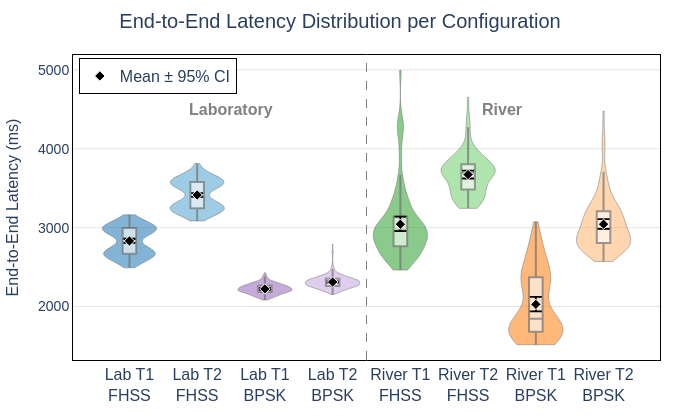

The notebook cell saved with this chart:
### Code cell
# ── 6.2 Latency Violin with CI + operational thresholds ──────────────────────

short_labels_violin = [
    "Lab T1<br>FHSS", "Lab T2<br>FHSS",
    "Lab T1<br>BPSK", "Lab T2<br>BPSK",
    "River T1<br>FHSS", "River T2<br>FHSS",
    "River T1<br>BPSK","River T2<br>BPSK",
]

fig = go.Figure()

# ── Violin + CI traces ───────────────────────────────────────────────────────
for i, label in enumerate(labels):
    m  = metrics[label]
    sl = short_labels_violin[i]

    # Violin body
    fig.add_trace(go.Violin(
        y=m["latency_vals"],
        x=[sl] * len(m["latency_vals"]),
        name=sl.replace("<br>", " "),
        fillcolor=COLORS[i],
        opacity=0.55,
        line_color="rgba(0,0,0,0.5)",
        line_width=1,
        box_visible=True,
        box=dict(
            fillcolor="rgba(255,255,255,0.6)",
            line=dict(color="rgba(0,0,0,0.7)", width=2),
        ),
        meanline_visible=False,
        points=False,
        showlegend=False,
        width=0.8,
        spanmode="hard",
    ))

    # Mean + 95% CI
    fig.add_trace(go.Scatter(
        x=[sl],
        y=[m["lat_mean"]],
        mode="markers",
        marker=dict(
            symbol="diamond",
            color="black",
            size=8,
            line=dict(color="white", width=1),
        ),
        error_y=dict(
            type="data",
            symmetric=False,
            array=[m["ci_high"] - m["lat_mean"]],
            arrayminus=[m["lat_mean"] - m["ci_low"]],
            color="black",
            thickness=1.8,
            width=6,
        ),
        name="Mean ± 95% CI" if i == 0 else None,
        showlegend=(i == 0),
    ))

# ── Group separator ──────────────────────────────────────────────────────────
fig.add_vline(
    x=3.5,
    line_dash="dash",
    line_color="gray",
    line_width=1,
)


# ── Dynamic group label height (clean scaling) ───────────────────────────────
all_lat_max = max(m["lat_max"] for m in metrics.values())
group_label_y  = all_lat_max * 0.9

# ── Group annotations ────────────────────────────────────────────────────────
fig.add_annotation(
    x=1.5, y=group_label_y,
    text="<b>Laboratory</b>",
    showarrow=False,
    font=dict(size=16, color="gray"),
)
fig.add_annotation(
    x=5.5, y=group_label_y,
    text="<b>River</b>",
    showarrow=False,
    font=dict(size=16, color="gray"),
)

# ── Layout (matched style with PDR plot) ─────────────────────────────────────
fig.update_layout(
    title=dict(
        text="End-to-End Latency Distribution per Configuration",
        font=dict(size=20),
        x=0.5,
        xanchor="center",
    ),
    width=680,
    height=420,
    plot_bgcolor="white",
    paper_bgcolor="white",
    font=dict(family="Arial, sans-serif", size=16),
    margin=dict(l=55, r=20, t=55, b=60),
    violingap=0.25,
    violingroupgap=0.1,
    legend=dict(
        x=0.01, y=0.99,
        bgcolor="rgba(255,255,255,0.9)",
        bordercolor="black",
        borderwidth=1,
    ),
)

# ── Axes styling (aligned with PDR style) ─────────────────────────────────────
fig.update_xaxes(
    showgrid=False,
    linecolor="black",
    mirror=True,
    tickfont=dict(size=16),
)

fig.update_yaxes(
    title_text="End-to-End Latency (ms)",
    title_font=dict(size=16),
    gridcolor="#e5e5e5",
    linecolor="black",
    mirror=True,
    dtick=1000,
    tickfont=dict(size=14),
)

save_fig(fig, "latency_violin")
fig.show()

### Figure 1 — Plotly figure (JSON) as saved in the notebook; plotly's stock layout.template omitted (floating-point values rounded to 4 significant figures; data arrays with more than 128 entries replaced by an {"elided": "..."} marker saying what was removed)
{"data": [{"box": {"fillcolor": "rgba(255,255,255,0.6)", "line": {"color": "rgba(0,0,0,0.7)", "width": 2}, "visible": true}, "fillcolor": "#1f77b4", "line": {"color": "rgba(0,0,0,0.5)", "width": 1}, "meanline": {"visible": false}, "name": "Lab T1 FHSS", "opacity": 0.55, "points": false, "showlegend": false, "spanmode": "hard", "type": "violin", "width": 0.8, "x": {"elided": "195 str values"}, "y": {"elided": "195 float values"}}, {"error_y": {"array": [25.02], "arrayminus": [24.15], "color": "black", "symmetric": false, "thickness": 1.8, "type": "data", "width": 6}, "marker": {"color": "black", "line": {"color": "white", "width": 1}, "size": 8, "symbol": "diamond"}, "mode": "markers", "name": "Mean ± 95% CI", "showlegend": true, "type": "scatter", "x": ["Lab T1<br>FHSS"], "y": [2831.0]}, {"box": {"fillcolor": "rgba(255,255,255,0.6)", "line": {"color": "rgba(0,0,0,0.7)", "width": 2}, "visible": true}, "fillcolor": "#4fa3d1", "line": {"color": "rgba(0,0,0,0.5)", "width": 1}, "meanline": {"visible": false}, "name": "Lab T2 FHSS", "opacity": 0.55, "points": false, "showlegend": false, "spanmode": "hard", "type": "violin", "width": 0.8, "x": {"elided": "222 str values"}, "y": {"elided": "222 float values"}}, {"error_y": {"array": [23.63], "arrayminus": [23.98], "color": "black", "symmetric": false, "thickness": 1.8, "type": "data", "width": 6}, "marker": {"color": "black", "line": {"color": "white", "width": 1}, "size": 8, "symbol": "diamond"}, "mode": "markers", "showlegend": false, "type": "scatter", "x": ["Lab T2<br>FHSS"], "y": [3414.0]}, {"box": {"fillcolor": "rgba(255,255,255,0.6)", "line": {"color": "rgba(0,0,0,0.7)", "width": 2}, "visible": true}, "fillcolor": "#9467bd", "line": {"color": "rgba(0,0,0,0.5)", "width": 1}, "meanline": {"visible": false}, "name": "Lab T1 BPSK", "opacity": 0.55, "points": false, "showlegend": false, "spanmode": "hard", "type": "violin", "width": 0.8, "x": {"elided": "135 str values"}, "y": {"elided": "135 float values"}}, {"error_y": {"array": [10.71], "arrayminus": [10.71], "color": "black", "symmetric": false, "thickness": 1.8, "type": "data", "width": 6}, "marker": {"color": "black", "line": {"color": "white", "width": 1}, "size": 8, "symbol": "diamond"}, "mode": "markers", "showlegend": false, "type": "scatter", "x": ["Lab T1<br>BPSK"], "y": [2224.0]}, {"box": {"fillcolor": "rgba(255,255,255,0.6)", "line": {"color": "rgba(0,0,0,0.7)", "width": 2}, "visible": true}, "fillcolor": "#c5a5e0", "line": {"color": "rgba(0,0,0,0.5)", "width": 1}, "meanline": {"visible": false}, "name": "Lab T2 BPSK", "opacity": 0.55, "points": false, "showlegend": false, "spanmode": "hard", "type": "violin", "width": 0.8, "x": {"elided": "369 str values"}, "y": {"elided": "369 float values"}}, {"error_y": {"array": [8.629], "arrayminus": [8.249], "color": "black", "symmetric": false, "thickness": 1.8, "type": "data", "width": 6}, "marker": {"color": "black", "line": {"color": "white", "width": 1}, "size": 8, "symbol": "diamond"}, "mode": "markers", "showlegend": false, "type": "scatter", "x": ["Lab T2<br>BPSK"], "y": [2311.0]}, {"box": {"fillcolor": "rgba(255,255,255,0.6)", "line": {"color": "rgba(0,0,0,0.7)", "width": 2}, "visible": true}, "fillcolor": "#2ca02c", "line": {"color": "rgba(0,0,0,0.5)", "width": 1}, "meanline": {"visible": false}, "name": "River T1 FHSS", "opacity": 0.55, "points": false, "showlegend": false, "spanmode": "hard", "type": "violin", "width": 0.8, "x": ["River T1<br>FHSS", "River T1<br>FHSS", "River T1<br>FHSS", "River T1<br>FHSS", "River T1<br>FHSS", "River T1<br>FHSS", "River T1<br>FHSS", "River T1<br>FHSS", "River T1<br>FHSS", "River T1<br>FHSS", "River T1<br>FHSS", "River T1<br>FHSS", "River T1<br>FHSS", "River T1<br>FHSS", "River T1<br>FHSS", "River T1<br>FHSS", "River T1<br>FHSS", "River T1<br>FHSS", "River T1<br>FHSS", "River T1<br>FHSS", "River T1<br>FHSS", "River T1<br>FHSS", "River T1<br>FHSS", "River T1<br>FHSS", "River T1<br>FHSS", "River T1<br>FHSS", "River T1<br>FHSS", "River T1<br>FHSS", "River T1<br>FHSS", "River T1<br>FHSS", "River T1<br>FHSS", "River T1<br>FHSS", "River T1<br>FHSS", "River T1<br>FHSS", "River T1<br>FHSS", "River T1<br>FHSS", "River T1<br>FHSS", "River T1<br>FHSS", "River T1<br>FHSS", "River T1<br>FHSS", "River T1<br>FHSS", "River T1<br>FHSS", "River T1<br>FHSS", "River T1<br>FHSS", "River T1<br>FHSS", "River T1<br>FHSS", "River T1<br>FHSS", "River T1<br>FHSS", "River T1<br>FHSS", "River T1<br>FHSS", "River T1<br>FHSS", "River T1<br>FHSS", "River T1<br>FHSS", "River T1<br>FHSS", "River T1<br>FHSS", "River T1<br>FHSS", "River T1<br>FHSS", "River T1<br>FHSS", "River T1<br>FHSS", "River T1<br>FHSS", "River T1<br>FHSS", "River T1<br>FHSS", "River T1<br>FHSS", "River T1<br>FHSS", "River T1<br>FHSS", "River T1<br>FHSS", "River T1<br>FHSS", "River T1<br>FHSS", "River T1<br>FHSS", "River T1<br>FHSS", "River T1<br>FHSS", "River T1<br>FHSS", "River T1<br>FHSS", "River T1<br>FHSS", "River T1<br>FHSS", "River T1<br>FHSS", "River T1<br>FHSS", "River T1<br>FHSS", "River T1<br>FHSS", "River T1<br>FHSS", "River T1<br>FHSS", "River T1<br>FHSS", "River T1<br>FHSS", "River T1<br>FHSS", "River T1<br>FHSS", "River T1<br>FHSS", "River T1<br>FHSS", "River T1<br>FHSS", "River T1<br>FHSS", "River T1<br>FHSS", "River T1<br>FHSS", "River T1<br>FHSS"], "y": [2819.0, 3001.0, 3063.0, 2843.0, 2877.0, 2560.0, 4292.0, 2672.0, 3003.0, 2743.0, 3426.0, 2657.0, 2987.0, 2762.0, 2718.0, 3096.0, 2824.0, 3153.0, 2633.0, 2863.0, 2543.0, 2975.0, 3606.0, 2986.0, 2614.0, 2946.0, 2824.0, 2738.0, 3670.0, 4282.0, 2810.0, 2991.0, 2823.0, 4254.0, 2731.0, 3060.0, 3088.0, 3465.0, 2821.0, 2900.0, 2926.0, 2655.0, 3233.0, 2662.0, 4390.0, 2966.0, 2995.0, 2621.0, 3400.0, 3328.0, 3055.0, 2533.0, 2961.0, 2589.0, 2967.0, 2822.0, 2799.0, 3127.0, 3255.0, 2934.0, 2462.0, 2840.0, 2769.0, 2897.0, 3075.0, 3004.0, 3217.0, 2545.0, 2975.0, 2651.0, 2809.0, 3087.0, 2815.0, 3041.0, 2620.0, 3249.0, 2526.0, 2855.0, 3382.0, 3261.0, 3289.0, 3516.0, 3094.0, 3923.0, 2651.0, 4129.0, 3288.0, 2664.0, 4994.0, 3020.0, 2898.0, 3126.0]}, {"error_y": {"array": [94.95], "arrayminus": [88.0], "color": "black", "symmetric": false, "thickness": 1.8, "type": "data", "width": 6}, "marker": {"color": "black", "line": {"color": "white", "width": 1}, "size": 8, "symbol": "diamond"}, "mode": "markers", "showlegend": false, "type": "scatter", "x": ["River T1<br>FHSS"], "y": [3044.0]}, {"box": {"fillcolor": "rgba(255,255,255,0.6)", "line": {"color": "rgba(0,0,0,0.7)", "width": 2}, "visible": true}, "fillcolor": "#6fcf6f", "line": {"color": "rgba(0,0,0,0.5)", "width": 1}, "meanline": {"visible": false}, "name": "River T2 FHSS", "opacity": 0.55, "points": false, "showlegend": false, "spanmode": "hard", "type": "violin", "width": 0.8, "x": ["River T2<br>FHSS", "River T2<br>FHSS", "River T2<br>FHSS", "River T2<br>FHSS", "River T2<br>FHSS", "River T2<br>FHSS", "River T2<br>FHSS", "River T2<br>FHSS", "River T2<br>FHSS", "River T2<br>FHSS", "River T2<br>FHSS", "River T2<br>FHSS", "River T2<br>FHSS", "River T2<br>FHSS", "River T2<br>FHSS", "River T2<br>FHSS", "River T2<br>FHSS", "River T2<br>FHSS", "River T2<br>FHSS", "River T2<br>FHSS", "River T2<br>FHSS", "River T2<br>FHSS", "River T2<br>FHSS", "River T2<br>FHSS", "River T2<br>FHSS", "River T2<br>FHSS", "River T2<br>FHSS", "River T2<br>FHSS", "River T2<br>FHSS", "River T2<br>FHSS", "River T2<br>FHSS", "River T2<br>FHSS", "River T2<br>FHSS", "River T2<br>FHSS", "River T2<br>FHSS", "River T2<br>FHSS", "River T2<br>FHSS", "River T2<br>FHSS", "River T2<br>FHSS", "River T2<br>FHSS", "River T2<br>FHSS", "River T2<br>FHSS", "River T2<br>FHSS", "River T2<br>FHSS", "River T2<br>FHSS", "River T2<br>FHSS", "River T2<br>FHSS", "River T2<br>FHSS", "River T2<br>FHSS", "River T2<br>FHSS", "River T2<br>FHSS", "River T2<br>FHSS", "River T2<br>FHSS", "River T2<br>FHSS", "River T2<br>FHSS", "River T2<br>FHSS", "River T2<br>FHSS", "River T2<br>FHSS", "River T2<br>FHSS", "River T2<br>FHSS", "River T2<br>FHSS", "River T2<br>FHSS", "River T2<br>FHSS", "River T2<br>FHSS", "River T2<br>FHSS", "River T2<br>FHSS", "River T2<br>FHSS", "River T2<br>FHSS", "River T2<br>FHSS", "River T2<br>FHSS", "River T2<br>FHSS", "River T2<br>FHSS", "River T2<br>FHSS", "River T2<br>FHSS", "River T2<br>FHSS", "River T2<br>FHSS", "River T2<br>FHSS", "River T2<br>FHSS", "River T2<br>FHSS", "River T2<br>FHSS", "River T2<br>FHSS", "River T2<br>FHSS", "River T2<br>FHSS", "River T2<br>FHSS", "River T2<br>FHSS", "River T2<br>FHSS", "River T2<br>FHSS", "River T2<br>FHSS", "River T2<br>FHSS", "River T2<br>FHSS", "River T2<br>FHSS", "River T2<br>FHSS", "River T2<br>FHSS", "River T2<br>FHSS", "River T2<br>FHSS", "River T2<br>FHSS", "River T2<br>FHSS", "River T2<br>FHSS", "River T2<br>FHSS", "River T2<br>FHSS", "River T2<br>FHSS", "River T2<br>FHSS", "River T2<br>FHSS", "River T2<br>FHSS", "River T2<br>FHSS", "River T2<br>FHSS", "River T2<br>FHSS", "River T2<br>FHSS", "River T2<br>FHSS", "River T2<br>FHSS"], "y": [3926.0, 3507.0, 3838.0, 3519.0, 3749.0, 3781.0, 3493.0, 3674.0, 3405.0, 3635.0, 3415.0, 3948.0, 3328.0, 3659.0, 3388.0, 3771.0, 3502.0, 3885.0, 3814.0, 3947.0, 3428.0, 3959.0, 3739.0, 4273.0, 3302.0, 3882.0, 3613.0, 3694.0, 3524.0, 3957.0, 3737.0, 3670.0, 3651.0, 3781.0, 3513.0, 3694.0, 3324.0, 3708.0, 3438.0, 4348.0, 4166.0, 3424.0, 3704.0, 3634.0, 3917.0, 3347.0, 3879.0, 3791.0, 3270.0, 3703.0, 3333.0, 3715.0, 3645.0, 3825.0, 3856.0, 3789.0, 3367.0, 3701.0, 3482.0, 4414.0, 3244.0, 3727.0, 3357.0, 3738.0, 3470.0, 3801.0, 3682.0, 3294.0, 3726.0, 3557.0, 3737.0, 3268.0, 3883.0, 3714.0, 3694.0, 4027.0, 3507.0, 3940.0, 3519.0, 3751.0, 3484.0, 3564.0, 3696.0, 3677.0, 3617.0, 3804.0, 3441.0, 4021.0, 3458.0, 3692.0, 3369.0, 3900.0, 3279.0, 3613.0, 3627.0, 3560.0, 3745.0, 3477.0, 3757.0, 3287.0, 3816.0, 3795.0, 3723.0, 3261.0, 4651.0, 3389.0, 4168.0, 3897.0, 3828.0, 3306.0]}, {"error_y": {"array": [49.61], "arrayminus": [49.26], "color": "black", "symmetric": false, "thickness": 1.8, "type": "data", "width": 6}, "marker": {"color": "black", "line": {"color": "white", "width": 1}, "size": 8, "symbol": "diamond"}, "mode": "markers", "showlegend": false, "type": "scatter", "x": ["River T2<br>FHSS"], "y": [3672.0]}, {"box": {"fillcolor": "rgba(255,255,255,0.6)", "line": {"color": "rgba(0,0,0,0.7)", "width": 2}, "visible": true}, "fillcolor": "#ff7f0e", "line": {"color": "rgba(0,0,0,0.5)", "width": 1}, "meanline": {"visible": false}, "name": "River T1 BPSK", "opacity": 0.55, "points": false, "showlegend": false, "spanmode": "hard", "type": "violin", "width": 0.8, "x": ["River T1<br>BPSK", "River T1<br>BPSK", "River T1<br>BPSK", "River T1<br>BPSK", "River T1<br>BPSK", "River T1<br>BPSK", "River T1<br>BPSK", "River T1<br>BPSK", "River T1<br>BPSK", "River T1<br>BPSK", "River T1<br>BPSK", "River T1<br>BPSK", "River T1<br>BPSK", "River T1<br>BPSK", "River T1<br>BPSK", "River T1<br>BPSK", "River T1<br>BPSK", "River T1<br>BPSK", "River T1<br>BPSK", "River T1<br>BPSK", "River T1<br>BPSK", "River T1<br>BPSK", "River T1<br>BPSK", "River T1<br>BPSK", "River T1<br>BPSK", "River T1<br>BPSK", "River T1<br>BPSK", "River T1<br>BPSK", "River T1<br>BPSK", "River T1<br>BPSK", "River T1<br>BPSK", "River T1<br>BPSK", "River T1<br>BPSK", "River T1<br>BPSK", "River T1<br>BPSK", "River T1<br>BPSK", "River T1<br>BPSK", "River T1<br>BPSK", "River T1<br>BPSK", "River T1<br>BPSK", "River T1<br>BPSK", "River T1<br>BPSK", "River T1<br>BPSK", "River T1<br>BPSK", "River T1<br>BPSK", "River T1<br>BPSK", "River T1<br>BPSK", "River T1<br>BPSK", "River T1<br>BPSK", "River T1<br>BPSK", "River T1<br>BPSK", "River T1<br>BPSK", "River T1<br>BPSK", "River T1<br>BPSK", "River T1<br>BPSK", "River T1<br>BPSK", "River T1<br>BPSK", "River T1<br>BPSK", "River T1<br>BPSK", "River T1<br>BPSK", "River T1<br>BPSK", "River T1<br>BPSK", "River T1<br>BPSK", "River T1<br>BPSK", "River T1<br>BPSK", "River T1<br>BPSK", "River T1<br>BPSK", "River T1<br>BPSK", "River T1<br>BPSK", "River T1<br>BPSK", "River T1<br>BPSK", "River T1<br>BPSK", "River T1<br>BPSK", "River T1<br>BPSK", "River T1<br>BPSK", "River T1<br>BPSK", "River T1<br>BPSK", "River T1<br>BPSK"], "y": [1687.0, 1665.0, 1793.0, 1821.0, 1600.0, 1731.0, 2071.0, 1576.0, 1804.0, 1682.0, 1712.0, 1601.0, 1841.0, 1629.0, 1867.0, 1583.0, 1662.0, 1591.0, 1516.0, 1693.0, 2024.0, 1852.0, 1531.0, 1660.0, 1691.0, 1771.0, 1603.0, 1582.0, 1718.0, 1706.0, 1734.0, 1773.0, 1551.0, 2384.0, 1674.0, 1815.0, 1600.0, 1532.0, 1559.0, 2838.0, 1666.0, 1895.0, 1772.0, 1801.0, 1729.0, 1709.0, 2037.0, 2769.0, 1850.0, 1889.0, 2444.0, 3073.0, 2705.0, 2282.0, 2512.0, 2393.0, 2222.0, 2252.0, 2433.0, 2761.0, 2491.0, 2372.0, 2501.0, 2330.0, 2509.0, 2741.0, 2923.0, 2252.0, 2283.0, 2563.0, 2293.0, 2285.0, 2721.0, 2397.0, 2327.0, 2655.0, 2333.0, 2271.0]}, {"error_y": {"array": [95.51], "arrayminus": [89.86], "color": "black", "symmetric": false, "thickness": 1.8, "type": "data", "width": 6}, "marker": {"color": "black", "line": {"color": "white", "width": 1}, "size": 8, "symbol": "diamond"}, "mode": "markers", "showlegend": false, "type": "scatter", "x": ["River T1<br>BPSK"], "y": [2028.0]}, {"box": {"fillcolor": "rgba(255,255,255,0.6)", "line": {"color": "rgba(0,0,0,0.7)", "width": 2}, "visible": true}, "fillcolor": "#ffb570", "line": {"color": "rgba(0,0,0,0.5)", "width": 1}, "meanline": {"visible": false}, "name": "River T2 BPSK", "opacity": 0.55, "points": false, "showlegend": false, "spanmode": "hard", "type": "violin", "width": 0.8, "x": ["River T2<br>BPSK", "River T2<br>BPSK", "River T2<br>BPSK", "River T2<br>BPSK", "River T2<br>BPSK", "River T2<br>BPSK", "River T2<br>BPSK", "River T2<br>BPSK", "River T2<br>BPSK", "River T2<br>BPSK", "River T2<br>BPSK", "River T2<br>BPSK", "River T2<br>BPSK", "River T2<br>BPSK", "River T2<br>BPSK", "River T2<br>BPSK", "River T2<br>BPSK", "River T2<br>BPSK", "River T2<br>BPSK", "River T2<br>BPSK", "River T2<br>BPSK", "River T2<br>BPSK", "River T2<br>BPSK", "River T2<br>BPSK", "River T2<br>BPSK", "River T2<br>BPSK", "River T2<br>BPSK", "River T2<br>BPSK", "River T2<br>BPSK", "River T2<br>BPSK", "River T2<br>BPSK", "River T2<br>BPSK", "River T2<br>BPSK", "River T2<br>BPSK", "River T2<br>BPSK", "River T2<br>BPSK", "River T2<br>BPSK", "River T2<br>BPSK", "River T2<br>BPSK", "River T2<br>BPSK", "River T2<br>BPSK", "River T2<br>BPSK", "River T2<br>BPSK", "River T2<br>BPSK", "River T2<br>BPSK", "River T2<br>BPSK", "River T2<br>BPSK", "River T2<br>BPSK", "River T2<br>BPSK", "River T2<br>BPSK", "River T2<br>BPSK", "River T2<br>BPSK", "River T2<br>BPSK", "River T2<br>BPSK", "River T2<br>BPSK", "River T2<br>BPSK", "River T2<br>BPSK", "River T2<br>BPSK", "River T2<br>BPSK", "River T2<br>BPSK", "River T2<br>BPSK", "River T2<br>BPSK", "River T2<br>BPSK", "River T2<br>BPSK", "River T2<br>BPSK", "River T2<br>BPSK", "River T2<br>BPSK", "River T2<br>BPSK", "River T2<br>BPSK", "River T2<br>BPSK", "River T2<br>BPSK", "River T2<br>BPSK", "River T2<br>BPSK", "River T2<br>BPSK", "River T2<br>BPSK", "River T2<br>BPSK", "River T2<br>BPSK", "River T2<br>BPSK", "River T2<br>BPSK", "River T2<br>BPSK", "River T2<br>BPSK", "River T2<br>BPSK", "River T2<br>BPSK", "River T2<br>BPSK", "River T2<br>BPSK", "River T2<br>BPSK", "River T2<br>BPSK", "River T2<br>BPSK", "River T2<br>BPSK", "River T2<br>BPSK", "River T2<br>BPSK", "River T2<br>BPSK", "River T2<br>BPSK", "River T2<br>BPSK", "River T2<br>BPSK", "River T2<br>BPSK", "River T2<br>BPSK", "River T2<br>BPSK", "River T2<br>BPSK", "River T2<br>BPSK", "River T2<br>BPSK", "River T2<br>BPSK", "River T2<br>BPSK", "River T2<br>BPSK", "River T2<br>BPSK", "River T2<br>BPSK", "River T2<br>BPSK", "River T2<br>BPSK", "River T2<br>BPSK", "River T2<br>BPSK", "River T2<br>BPSK"], "y": [3335.0, 2916.0, 2947.0, 3077.0, 2858.0, 3090.0, 2672.0, 2807.0, 2689.0, 3024.0, 2859.0, 3144.0, 2674.0, 2760.0, 2793.0, 2806.0, 3037.0, 2818.0, 2951.0, 2736.0, 2772.0, 2852.0, 2880.0, 2912.0, 2693.0, 2724.0, 2806.0, 2839.0, 2625.0, 2789.0, 2770.0, 3083.0, 2814.0, 2645.0, 2827.0, 2760.0, 2740.0, 2572.0, 2703.0, 2685.0, 2816.0, 2797.0, 2828.0, 2909.0, 2842.0, 2672.0, 3155.0, 2887.0, 2769.0, 2700.0, 2731.0, 2813.0, 2727.0, 3056.0, 2989.0, 3269.0, 3202.0, 2783.0, 2915.0, 2645.0, 2828.0, 3260.0, 2640.0, 2873.0, 3003.0, 4189.0, 3122.0, 3706.0, 3437.0, 3319.0, 2949.0, 3663.0, 3238.0, 4053.0, 3433.0, 3577.0, 3208.0, 2919.0, 3150.0, 3064.0, 3245.0, 3979.0, 3289.0, 3622.0, 3403.0, 3235.0, 3148.0, 3562.0, 2991.0, 4476.0, 3106.0, 3137.0, 3220.0, 3450.0, 3032.0, 3264.0, 3193.0, 3177.0, 3207.0, 2991.0, 3022.0, 3250.0, 3131.0, 3363.0, 2943.0, 2975.0, 3006.0, 2986.0, 3319.0, 3500.0, 3062.0]}, {"error_y": {"array": [64.23], "arrayminus": [60.43], "color": "black", "symmetric": false, "thickness": 1.8, "type": "data", "width": 6}, "marker": {"color": "black", "line": {"color": "white", "width": 1}, "size": 8, "symbol": "diamond"}, "mode": "markers", "showlegend": false, "type": "scatter", "x": ["River T2<br>BPSK"], "y": [3044.0]}], "layout": {"annotations": [{"font": {"color": "gray", "size": 16}, "showarrow": false, "text": "<b>Laboratory</b>", "x": 1.5, "y": 4495.0}, {"font": {"color": "gray", "size": 16}, "showarrow": false, "text": "<b>River</b>", "x": 5.5, "y": 4495.0}], "font": {"family": "Arial, sans-serif", "size": 16}, "height": 420, "legend": {"bgcolor": "rgba(255,255,255,0.9)", "bordercolor": "black", "borderwidth": 1, "x": 0.01, "y": 0.99}, "margin": {"b": 60, "l": 55, "r": 20, "t": 55}, "paper_bgcolor": "white", "plot_bgcolor": "white", "shapes": [{"line": {"color": "gray", "dash": "dash", "width": 1}, "type": "line", "x0": 3.5, "x1": 3.5, "xref": "x", "y0": 0, "y1": 1, "yref": "y domain"}], "title": {"font": {"size": 20}, "text": "End-to-End Latency Distribution per Configuration", "x": 0.5, "xanchor": "center"}, "violingap": 0.25, "violingroupgap": 0.1, "width": 680, "xaxis": {"linecolor": "black", "mirror": true, "showgrid": false, "tickfont": {"size": 16}}, "yaxis": {"dtick": 1000, "gridcolor": "#e5e5e5", "linecolor": "black", "mirror": true, "tickfont": {"size": 14}, "title": {"font": {"size": 16}, "text": "End-to-End Latency (ms)"}}}}
